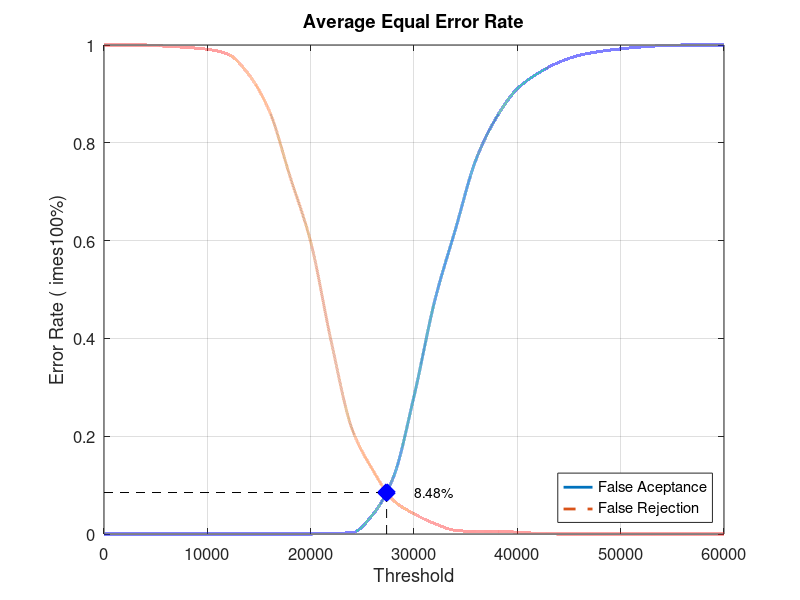
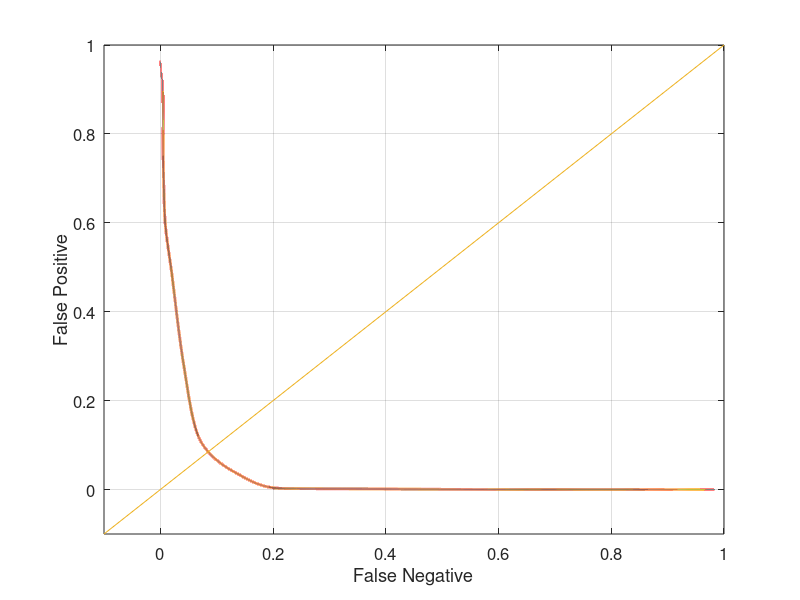

MATLAB code for these plots, in order:
close all;
clear;
clc;
x = 0:2000:60000;
xq = 0:0.5:60000;

y0 = [0 0 0 0 0 0 0 0 0 0 0 0.00131579 0.00263158 0.0394737 0.115789 0.281579 0.476316 0.622368 0.76579 0.852632 0.910526 0.942105 0.964474 0.978947 0.986842 0.992105 0.996053 0.998684 1 1 1]
yy0 = interp1(x, y0, xq, 'pchip');
y1 = [1 1 1 0.9975 0.995 0.99125 0.98125 0.94 0.865 0.73125 0.5975 0.3925 0.215 0.13125 0.06875 0.04125 0.02125 0.0075 0.005 0.005 0.00375 0.00125 0 0 0 0 0 0 0 0 0]
yy1 = interp1(x, y1, xq, 'pchip');

% Calculating EER: 
y2 = abs(y0 - y1);
find(y2 == min(y2))
yy2 = abs(yy0 - yy1);
xEER = find(yy2 == min(yy2));
xEERIndex = xq(xEER) % X-axis EER
yEER = yy0(xEER) % Y-axis EER

main = figure
plot(xq, yy0,'-','LineWidth', 2);	hold on
plot(xq, yy1,'--','LineWidth', 2);	hold on
plot([xEERIndex xEERIndex], [0 yEER], 'k--');	hold on
plot([0 xEERIndex], [yEER yEER], 'k--');	hold on
plot(xEERIndex, yEER, 'bx', 'LineWidth', 10);	hold on
text(xEERIndex + 10 * xEERIndex / 100, yEER, [num2str(round((10000 * yEER)) / 100) '%'])
legend('False Aceptance', 'False Rejection', 'Location', 'SouthEast')
xlabel('Threshold')
ylabel('Error Rate (	imes100%)')
title('Average Equal Error Rate')
set(gca, 'FontSize', 12)
axis([0 60000 0 1])
grid on

print(main, 'Experiment5AverageMain', '-dpng');
FNRxFPR = figure('Color', [1 1 1]);
plot(yy1, yy0, '-', yy1, yy0, 'LineWidth', 2);
hold on
y = -0.1:0.1:1
plot(y, y); 
set(gca, 'FontSize', 12)
xlabel('False Negative')
ylabel('False Positive')
axis([-0.1 1 -0.1 1])
set(gca, 'FontSize', 12)
grid on

print(FNRxFPR, 'Experiment5AverageFNRxFPR','-dpng');
